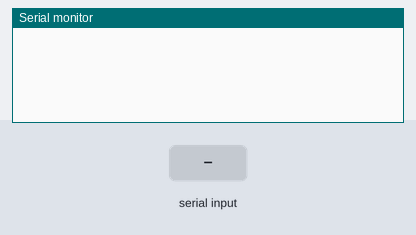
Bench run of a sketch on a simulated Arduino Uno, built with avr-gcc and run on an emulated ATmega328P. On the bench: the last lines printed to the serial monitor. Inputs (shaded band) come from the test bench.

Above: at 1.7 s.
1.8 s: "90,45\n" received over the second serial link
At 4.2 s:
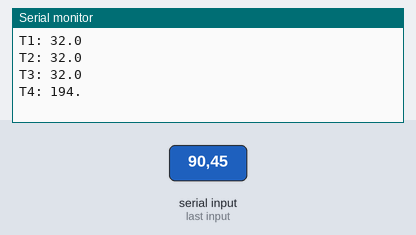
4.5 s: "30,150\n" received over the second serial link
At 6.3 s:
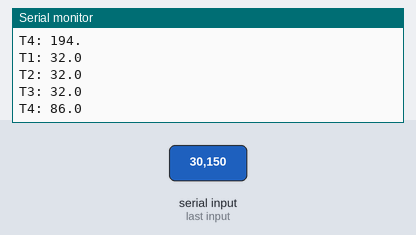
Timing chart, 0 to 7.8 s (numbered marks = the images above; inputs shaded):
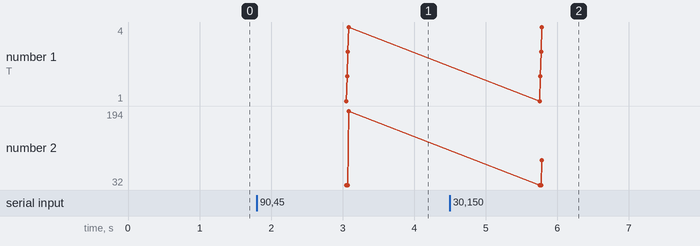

Measured:
- after the input at 1.8 s, the serial monitor: prints a new line after 1.3 s (image 1)
- after the input at 4.5 s, the serial monitor: prints a new line after 1.3 s (image 2)

The sketch:

LCDTest3.ino
```cpp
#include <SoftwareSerial.h>
int i = 0;

String t1;
String t2;
String t3;
String t4;
String inputStr1;
String inputStr2;
int divIndex;

// Attach the serial display's RX line to digital pin 2
SoftwareSerial lDisplay(3, 2); // pin 2 = TX, pin 3 = RX (unused)
SoftwareSerial lSens(5, 4); // pin 4 = TX (unused), pin 5 = RX
SoftwareSerial lSens2(7, 6); // pin 6 = TX (unused), pin 7 = RX

void setup()
{
  lSens.begin(9600);
  lSens2.begin(9600);
  lDisplay.begin(9600); // set up serial port for 9600 baud
  Serial.begin(9600);

  while (!Serial) {
    ;
  }

  delay(500); // wait for display to boot up

  lDisplay.write(254); // move cursor to beginning of first line
  lDisplay.write(128);

  lDisplay.write("T(L) BACK:      "); // clear display + legends
  lDisplay.write("T(L) FRONT:     ");
}

void loop()
{
  //READ FROM BOARD 1
  lSens.listen();
  inputStr1 = lSens.readStringUntil(13);
  divIndex = inputStr1.indexOf("]", 2);
  t1 = inputStr1.substring(1, divIndex - 1);
  t2 = inputStr1.substring(divIndex + 1, inputStr1.length() - 1);

  delay(250);

  //READ FROM BOARD 2
  lSens2.listen();
  inputStr2 = lSens2.readStringUntil(13);
  divIndex = inputStr2.indexOf("]", 2);
  t3 = inputStr2.substring(1, divIndex - 1);
  t4 = inputStr2.substring(divIndex + 1, inputStr2.length() - 1);

  delay(250);

  //START DISPLAYING STUFF
  lDisplay.write(254); // move cursor to 13th position, line #1
  lDisplay.write(140);
  char T1toWrite[5];
  t1 = cToF(t1);
  t1.toCharArray(T1toWrite, 5);

  Serial.print("T1: ");
  Serial.write(T1toWrite);
  Serial.println();

  lDisplay.write(T1toWrite);

  lDisplay.write(254); // move cursor to 13th position, line #2
  lDisplay.write(204);
  char T2toWrite[5];
  t2 = cToF(t2);
  t2.toCharArray(T2toWrite, 5);

  Serial.print("T2: ");
  Serial.write(T2toWrite);
  Serial.println();
  lDisplay.write(T2toWrite);

  char T3toWrite[5];
  t3 = cToF(t3);
  t3.toCharArray(T3toWrite, 5);

  Serial.print("T3: ");
  Serial.write(T3toWrite);
  Serial.println();

  char T4toWrite[5];
  t4 = cToF(t4);
  t4.toCharArray(T4toWrite, 5);

  Serial.print("T4: ");
  Serial.write(T4toWrite);
  Serial.println();
}

String cToF(String inputT) {
  float inputCtemp = inputT.toFloat();
  float Ftemp = inputCtemp * 1.8 + 32;
  String outputFTemp = String(Ftemp, 1);
  return outputFTemp;
}
```
